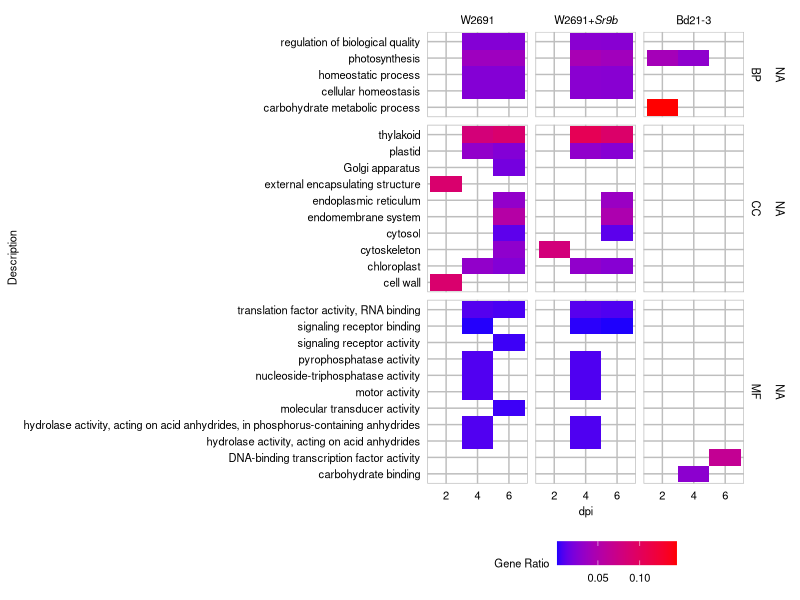

This figure's R source: (Note: this script raises an error after producing the figure.)
# Figure 2 - GOSLIM edition
## Cory

# Load necessary libraries
library(ggplot2)
library(ggpubr)

# Change working directory to appropriate location
setwd("~/Documents/GitHub/cory/MPGI/figure2/GO_SLIM/")

# Read in the data
data <- read.delim("GOenrichment_output_parsed.txt", header = TRUE, sep = "\t")

# Turn Gene Ratio column to fraction
data$Gene_Ratio <- as.character(data$Gene_Ratio)
data$Gene_Ratio <- sapply(data$Gene_Ratio, function(x) eval(parse(text=x)))

# Turn dpi into factor
data$dpi <- as.factor(data$dpi)

# Turn Gene Ratio column to fraction
#data5_short$Gene_Ratio <- as.numeric(format(round(data5_short$Gene_Ratio, 5), nsmall=5))

## Plotting UP/DOWN genes together
# Set theme to be classic
theme_set(theme_classic() + 
              theme(legend.text=element_text(size=10),
                    axis.text=element_text(size=10),
                    axis.title = element_text(size=10),
                    strip.text.x = element_text(size = 10)
              )
)

# To get italic labels in plot
data$Genotype <- factor(data$Genotype, levels=c("W2691", "W2691-Sr9b", "Bd21-3"))
levels(data$Genotype) = c("W2691"=expression(paste("W2691")), "W2691-Sr9b"=expression(paste("W2691+", italic("Sr9b"))), "Bd21-3"=expression(paste("Bd21-3")))
levels(data$Description)[15] <- gsub("hydrolase activity, acting on acid anhydrides, in phosphorus-containing anhydrides", "hydrolase activity, acting on acid anhydrides, \n in phosphorus-containing anhydrides", levels(data$Description)[15])
# levels(data$Description)[14] <- gsub("hydrolase activity, acting on acid anhydrides", "hydrolase activity, \n acting on acid anhydrides", levels(data$Description)[14])
# levels(data$Description)[8] <- gsub("DNA-binding transcription factor activity", "DNA-binding transcription \n factor activity", levels(data$Description)[8])
# levels(data$Description)[26] <- gsub("translation factor activity, RNA binding", "translation factor activity, \n RNA binding", levels(data$Description)[26])
data$Enrichment_direction <- as.numeric(data$Enrichment_direction)
data$Enrichment_direction <- factor(data$Enrichment_direction, levels = c("2", "1"))

figure2_plot <- ggplot(data, aes(x=dpi, y=Description, fill=Gene_Ratio)) +
    geom_tile(width=1, height=1) +
    scale_fill_gradient2(low = "white", mid = "blue", high = "red", space = "Lab", name = "Gene Ratio") + 
    facet_grid(Enrichment_direction ~ Domain ~ Genotype, scales = "free", space = "free", labeller=label_parsed) +
    theme(
        axis.text.x = element_text(size = 8, color="black"),
        axis.title = element_text(size = 8),
        axis.text.y = element_text(size=8, color="black"),
        axis.ticks = element_blank(),
        axis.line = element_blank(),
        panel.grid.major = element_line(color = "gray"),
        panel.grid.minor = element_blank(),
        #panel.background = element_rect(fill = "white"),
        strip.background = element_rect(fill = "transparent", color = "white", size = 1),
        #strip.text = element_text(face = "bold", size = 10, color = "black"),
        strip.text = element_text(size = 8, color = "black"),
        legend.position = "bottom",
        legend.justification = "top",
        legend.box = "horizontal",
        #legend.box.background = element_rect(colour = "black"),
        #legend.background = element_blank(),
        panel.border = element_rect(color = "gray", fill = NA, size = 0.5),
        panel.background = element_rect(fill = "transparent"),
        plot.background = element_rect(fill = "transparent", color = NA),
        legend.background = element_rect(fill = "transparent"),
        #legend.box.background = element_rect(fill = "transparent"),
        legend.box.background=element_blank(),
        legend.text=element_text(size=8),
        legend.title=element_text(size=8),
        strip.text.x=element_text(size=8))

figure2_plot_more = ggplot_gtable(ggplot_build(figure2_plot))
#gtable_show_layout(figure2_plot_more)
figure2_plot_more$widths[4] = 1*figure2_plot_more$widths[4]
figure2_plot_more$widths[5] = 0.8*figure2_plot_more$widths[5]
figure2_plot_more$widths[7] = 0.8*figure2_plot_more$widths[7]
figure2_plot_more$widths[9] = 0.8*figure2_plot_more$widths[9]
figure2_plot_more$heights[8] = 0.9*figure2_plot_more$heights[8]
figure2_plot_more$heights[10] = 0.9*figure2_plot_more$heights[10]
figure2_plot_more$heights[12] = 1.4*figure2_plot_more$heights[12]
figure2_plot_more$heights[14] = 1.2*figure2_plot_more$heights[14]
figure2_plot_more$heights[18] = 1.2*figure2_plot_more$heights[18]
figure2_plot_more$heights[22] = 0.5*figure2_plot_more$heights[22]
as_ggplot(figure2_plot_more)

ggsave(filename = "Fig_2_GOSLIM.pdf", plot = figure2_plot_more, device = "pdf", width= 7.5, height=5, units = "in")
